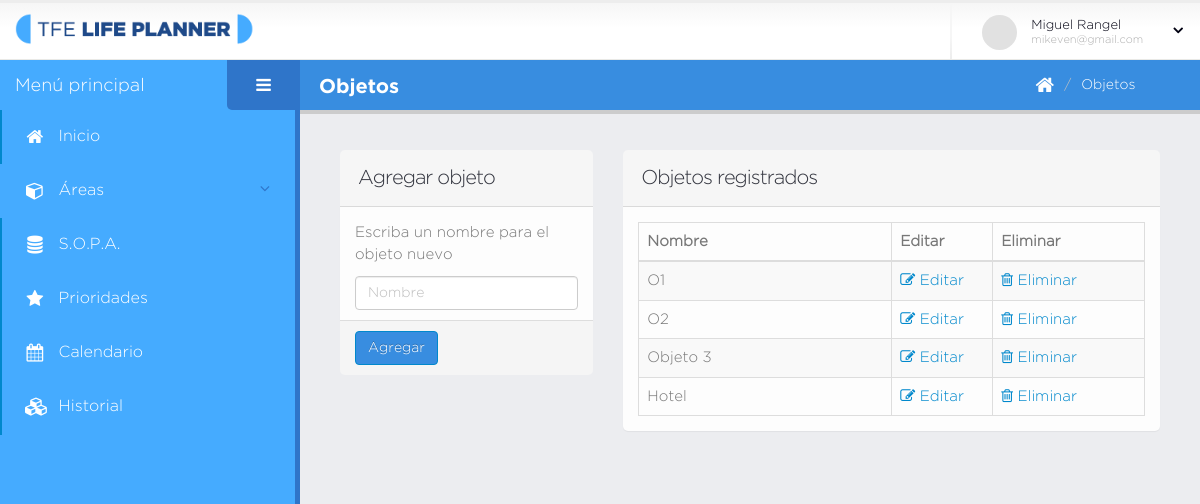
The app's page /objetos.php (signed in), older data.
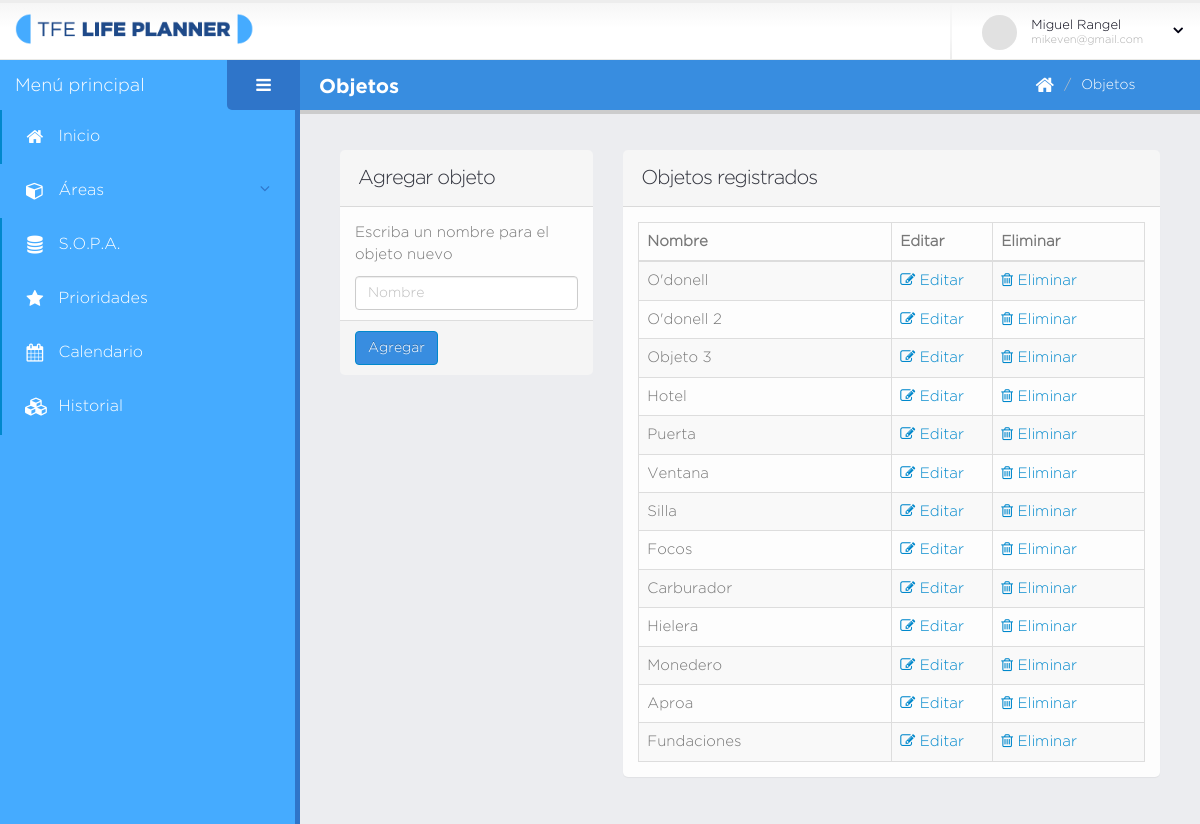
The same page, newer data.
### tables this page shows
CREATE TABLE `objeto` (
  `id` int(11) NOT NULL,
  `nombre` varchar(140) NOT NULL,
  `creado` datetime DEFAULT NULL,
  `modificado` datetime DEFAULT NULL,
  `usuario_id` int(11) NOT NULL
);

### database/data-objeto.php (called while the page is built, shortened)
<?php
	function obtenerListaObjetos( $dbh, $idu ){
		$q = "select * from objeto where usuario_id = $idu";
		return obtenerListaRegistros( mysqli_query( $dbh, $q ) );
	}
?>

### database/bd.php (called while the page is built, shortened)
<?php
	function obtenerListaRegistros( $data ){
		$lista_c = array();
		if( $data ){
			while( $c = mysqli_fetch_array( $data ) ){
				$lista_c[] = $c;
			}
		}
		return $lista_c;
	}
?>

### objetos.php (the view, shortened to what this page needs)
<?php
    include( "database/bd.php" );
    include( "database/data-acceso.php" );
    include( "database/data-objeto.php" );
    $idu = $_SESSION["user"]["id"];
    $objetos = obtenerListaObjetos( $dbh, $idu );
?>
<!doctype html>
<html class="fixed">
	<head>
		<link rel="stylesheet" href="assets/vendor/bootstrap/css/bootstrap.css" />
		<link rel="stylesheet" href="assets/vendor/font-awesome/css/font-awesome.css" />
		<link rel="stylesheet" href="assets/vendor/magnific-popup/magnific-popup.css" />
		<link rel="stylesheet" href="assets/vendor/bootstrap-datepicker/css/datepicker3.css" />
		<link rel="stylesheet" href="assets/vendor/pnotify/pnotify.custom.css" />
		<link rel="stylesheet" href="assets/vendor/select2/select2.css" />
		<link rel="stylesheet" href="assets/vendor/jquery-datatables-bs3/assets/css/datatables.css" />
		<link rel="stylesheet" href="assets/stylesheets/theme.css" />
		<link rel="stylesheet" href="assets/stylesheets/skins/default.css" />
		<link rel="stylesheet" href="assets/stylesheets/theme-custom.css">
	</head>
	<body>
		<section class="body">
			<?php include( "secciones/header.php" ); ?>
			<div class="inner-wrapper">
				<?php include( "secciones/navegacion.php" ); ?>
				<section role="main" class="content-body">
					<?php include( "secciones/titulo_pagina.php" ); ?>
					<div class="row">
						<div class="col-md-4 col-sm-6 col-xs-12">
							<section class="panel">
								<form id="frm-nuevo-objeto" class="form-horizontal">
									<header class="panel-heading">
										<h2 class="panel-title">Agregar objeto</h2>
									</header>
									<div class="panel-body">
										<p class="p_inst">Escriba un nombre para el objeto nuevo</p>
										<div class="row form-group">
											<div class="col-lg-12">
												<input type="text" name="nombre" placeholder="Nombre" class="form-control" required>
											</div>
										</div>
									</div>
									<footer class="panel-footer">
										<button class="btn btn-primary" type="submit">Agregar</button>
									</footer>
								</form>
							</section>
						</div>
						<div class="col-md-8 col-sm-6 col-xs-12">
							<section class="panel">
								<header class="panel-heading">
									<h2 class="panel-title">Objetos registrados</h2>
								</header>
								<div id="tabla_areas" class="panel-body">
									<table id="datatable-default"
									class="table table-bordered table-striped mb-none" >
										<thead>
											<tr>
												<th width="50%">Nombre</th>
												<th width="20%">Editar</th>
												<th width="30%">Eliminar</th>
											</tr>
										</thead>
										<tbody>
											<?php foreach ( $objetos as $o ) { ?>
											<tr class="gradeX">
												<td><?php echo $o["nombre"] ?></td>
												<td>
													<a href="editar-objeto.php?id=<?php echo $o["id"]?>">
												<i class="fa fa-edit"></i> Editar</a>
												</td>
												<td>
													<a href="#confirmar-accion"
													class="modal-sizes modal-with-zoom-anim elim_area"
													data-ida="<?php echo $o["id"] ?>">
														<i class="fa fa-trash-o"></i> Eliminar
													</a>
												</td>
											</tr>
											<?php } ?>
										</tbody>
									</table>
								</div>
							</section>
						</div>
					</div>
				</section>
			</div>
		</section>
	</body>
</html>

Row changes from the older to the newer data that the page shows:
changed objeto: nombre "O1" → "O'donell"
changed objeto: nombre "O2" → "O'donell 2"
added objeto: nombre "Puerta"
added objeto: nombre "Ventana"
added objeto: nombre "Silla"
added objeto: nombre "Focos"
added objeto: nombre "Carburador"
added objeto: nombre "Hielera"
added objeto: nombre "Monedero"
added objeto: nombre "Aproa"
added objeto: nombre "Fundaciones"
